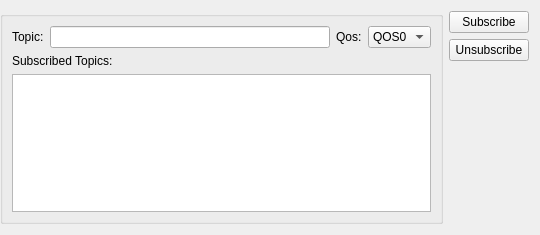
<?xml version="1.0" encoding="UTF-8"?>
<ui version="4.0">
 <class>SubForm</class>
 <widget class="QWidget" name="SubForm">
  <property name="geometry">
   <rect>
    <x>0</x>
    <y>0</y>
    <width>540</width>
    <height>235</height>
   </rect>
  </property>
  <property name="windowTitle">
   <string>Form</string>
  </property>
  <layout class="QHBoxLayout" name="horizontalLayout">
   <property name="leftMargin">
    <number>0</number>
   </property>
   <item>
    <layout class="QHBoxLayout" name="horizontalLayout_2" stretch="1">
     <item>
      <widget class="QGroupBox" name="groupBox">
       <property name="title">
        <string/>
       </property>
       <layout class="QVBoxLayout" name="verticalLayout_2">
        <item>
         <layout class="QGridLayout" name="gridLayout">
          <item row="0" column="0">
           <widget class="QLabel" name="topicLabel">
            <property name="text">
             <string>Topic:</string>
            </property>
            <property name="buddy">
             <cstring>topicLineEdit</cstring>
            </property>
           </widget>
          </item>
          <item row="0" column="3">
           <widget class="QComboBox" name="qosComboBox">
            <item>
             <property name="text">
              <string>QOS0</string>
             </property>
            </item>
            <item>
             <property name="text">
              <string>QOS1</string>
             </property>
            </item>
            <item>
             <property name="text">
              <string>QOS2</string>
             </property>
            </item>
           </widget>
          </item>
          <item row="0" column="2">
           <widget class="QLabel" name="qosLabel">
            <property name="text">
             <string>Qos:</string>
            </property>
            <property name="buddy">
             <cstring>qosComboBox</cstring>
            </property>
           </widget>
          </item>
          <item row="0" column="1">
           <widget class="QLineEdit" name="topicLineEdit"/>
          </item>
         </layout>
        </item>
        <item>
         <widget class="QLabel" name="label">
          <property name="text">
           <string>Subscribed Topics:</string>
          </property>
         </widget>
        </item>
        <item>
         <widget class="QListWidget" name="listWidget"/>
        </item>
       </layout>
      </widget>
     </item>
    </layout>
   </item>
   <item>
    <layout class="QVBoxLayout" name="verticalLayout">
     <item>
      <widget class="QPushButton" name="subButton">
       <property name="text">
        <string>Subscribe</string>
       </property>
      </widget>
     </item>
     <item>
      <widget class="QPushButton" name="unsubButton">
       <property name="text">
        <string>Unsubscribe</string>
       </property>
      </widget>
     </item>
     <item>
      <spacer name="verticalSpacer">
       <property name="orientation">
        <enum>Qt::Vertical</enum>
       </property>
       <property name="sizeHint" stdset="0">
        <size>
         <width>20</width>
         <height>40</height>
        </size>
       </property>
      </spacer>
     </item>
    </layout>
   </item>
  </layout>
 </widget>
 <resources/>
 <connections>
  <connection>
   <sender>topicLineEdit</sender>
   <signal>textEdited(QString)</signal>
   <receiver>SubForm</receiver>
   <slot>onTopicInput(QString)</slot>
   <hints>
    <hint type="sourcelabel">
     <x>129</x>
     <y>42</y>
    </hint>
    <hint type="destinationlabel">
     <x>268</x>
     <y>0</y>
    </hint>
   </hints>
  </connection>
  <connection>
   <sender>subButton</sender>
   <signal>clicked()</signal>
   <receiver>SubForm</receiver>
   <slot>onSubscribe()</slot>
   <hints>
    <hint type="sourcelabel">
     <x>449</x>
     <y>32</y>
    </hint>
    <hint type="destinationlabel">
     <x>395</x>
     <y>47</y>
    </hint>
   </hints>
  </connection>
  <connection>
   <sender>unsubButton</sender>
   <signal>clicked()</signal>
   <receiver>SubForm</receiver>
   <slot>onUnsubscribe()</slot>
   <hints>
    <hint type="sourcelabel">
     <x>470</x>
     <y>62</y>
    </hint>
    <hint type="destinationlabel">
     <x>396</x>
     <y>99</y>
    </hint>
   </hints>
  </connection>
 </connections>
 <slots>
  <slot>onSubscribe()</slot>
  <slot>onUnsubscribe()</slot>
  <slot>onTopicInput(QString)</slot>
 </slots>
</ui>
